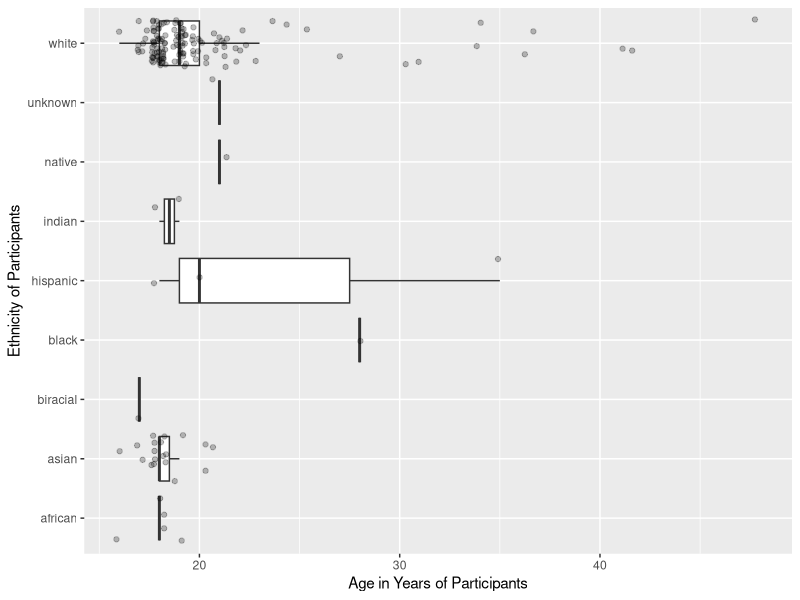
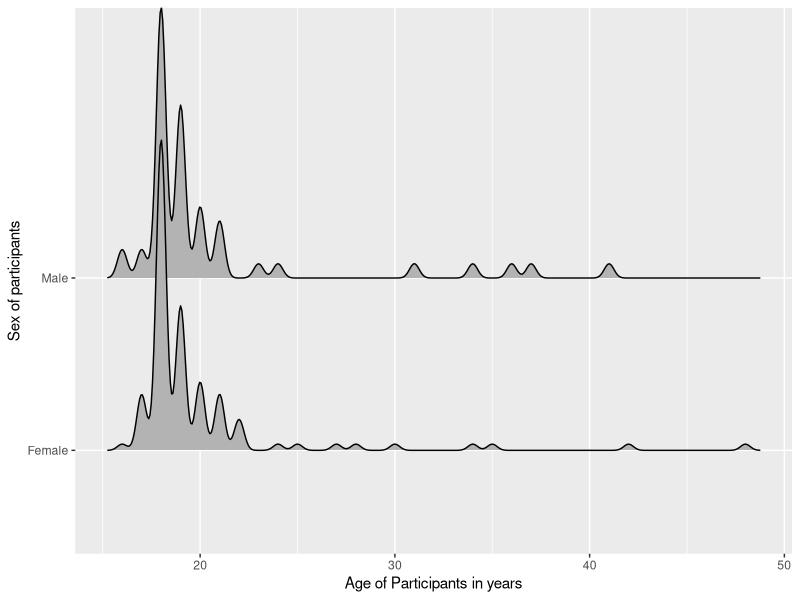

R code for these plots, in order:
## ---- chunk 1
#| output: FALSE
library(tidyverse)
library(here)
library(ggridges)
## ---- chunk 2
#| output: FALSE
hiphop <- read.csv(here::here("supporting_artifacts", "Lab 3", "hiphop.csv"))
dim(hiphop)
str(hiphop)
## ---- chunk 3
hiphop <- hiphop |> 
  mutate(sex = as.factor(sex),
         ethnic = as.factor(ethnic), 
         subj = str_replace_all(subj, "p", ""),
         subj = as.numeric(subj))
## ---- chunk 4
hiphop |> 
  distinct(word, .keep_all = TRUE) |> 
  count()
## ---- chunk 5
hiphop <- hiphop |> 
  mutate(ethnic_binary = if_else(ethnic == "white", "white", "non-white"))
## ---- chunk 6
hiphop |> 
  select(ethnic) |> 
  distinct(c(ethnic), .keep_all = TRUE) |> 
  count()

hiphop |> 
  select(c(sex, age, ethnic_binary)) |> 
  mutate(ethnic_binary = as.factor(ethnic_binary)) |> 
  summary()

hiphop |> 
  select(c(age, ethnic_binary, sex)) |>
  mutate(ethnic_binary = as.factor(ethnic_binary)) |> 
  summarise(mean(age), mean(as.numeric(ethnic_binary) - 1),
            mean(as.numeric(sex) - 1)) 
## ---- chunk 7
hiphop |> 
  distinct(subj, .keep_all = TRUE) |> 
  ggplot(mapping = aes(x = ethnic, y = age)) + 
    geom_boxplot(outlier.shape = NA) +
  coord_flip() + 
  geom_jitter(alpha = .25) + 
  labs(y = "Age in Years of Participants", x = "Ethnicity of Participants")
  
  
hiphop |> 
  ggplot(mapping = aes(x = age, y = sex)) + 
  geom_density_ridges() +
  labs(x = "Age of Participants in years", y = "Sex of participants")
## ---- chunk 8
hiphop |>  
  filter(age < 20) |> 
  group_by(word) |> 
  summarise(mean_familiarity = mean(familiarity)) |> 
  slice_max(order_by = mean_familiarity)

hiphop |>  
  filter(age < 20) |> 
  group_by(word) |> 
  summarise(mean_familiarity = mean(familiarity)) |> 
  slice_min(order_by = mean_familiarity)
## ---- chunk 9
hiphop |>  
  filter(sex == "Female", 
         ethnic != "white") |> 
  group_by(word) |> 
  summarise(mean_familiarity = mean(familiarity)) |> 
  slice_max(order_by = mean_familiarity)

hiphop |>  
  filter(sex == "Female", 
         ethnic != "white") |> 
  group_by(word) |> 
  summarise(mean_familiarity = mean(familiarity)) |> 
  slice_min(order_by = mean_familiarity)
## ---- chunk 10
hiphop |>  
  filter(sex == "Male", 
         ethnic == "white", 
         age >= 30) |> 
  group_by(word) |> 
  summarise(mean_familiarity = mean(familiarity)) |> 
  slice_max(order_by = mean_familiarity)

hiphop |>  
  filter(sex == "Male", 
         ethnic == "white", 
         age >= 30) |> 
  group_by(word) |> 
  summarise(mean_familiarity = mean(familiarity)) |> 
  slice_min(order_by = mean_familiarity)
## ---- chunk 11
hiphop |> 
  filter(age >= 17, 
         age <= 23, 
         city >= 10000, 
         city <= 60000, 
         sex == "Male") |>
  arrange(desc(bieber))
